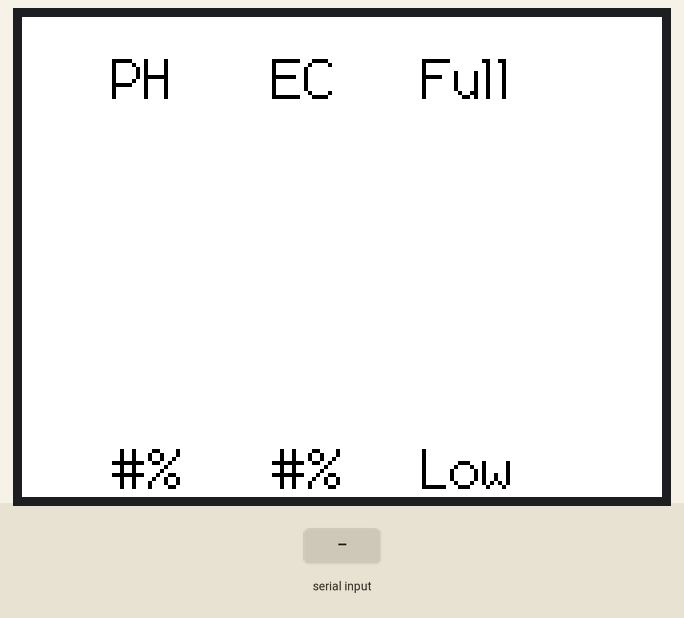
Simulated run of this sketch. Board: ESP32. On the bench: 320×240 colour display. The test bench sets the inputs (shaded band). What the sketch prints to the serial monitor is not drawn.

Above: at 1.9 s.
2.0 s: "1\n" received over Serial
At 2.04 s:
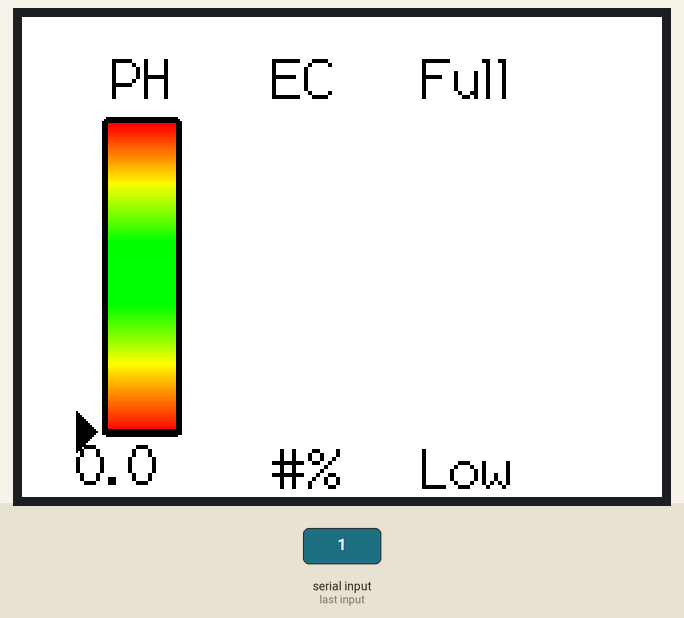
At 2.7 s:
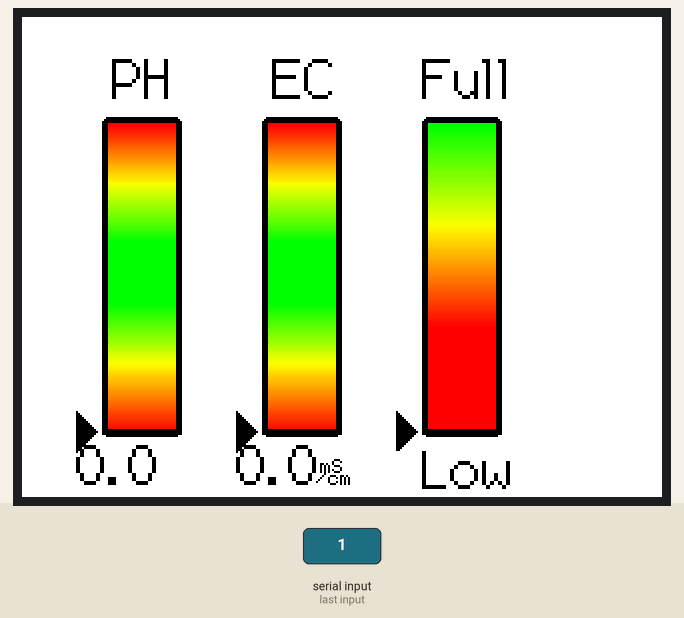
3.6 s: "midpoint\n" received over Serial
Timing chart, 0 to 6.6 s (numbered marks = the images above; inputs shaded):
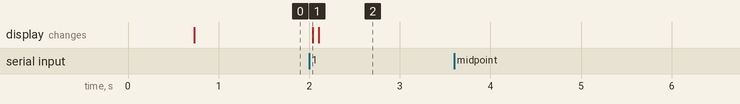

Measured:
- after the input at 2.0 s, the display: changes at once (image 1)
- after the input at 3.6 s, every drawn part: stays the same

The sketch:

screen.ino
```cpp
#include <TFT_eSPI.h>
#include <ArduinoJson.h>

TFT_eSPI tft = TFT_eSPI();
TFT_eSprite sprite = TFT_eSprite(&tft);

int PH = 6;
int incomingByte = 0;
int barLeftOffset = 40;
int barHorizontalDistance = 80;
// display: 240 by 320

// pointerPosition is how far down the status bar the pointer should be, and is a ratio from 0.0 to 1.0.
// 1.0 is all the way at the bottom of the bar, and the other arguments are the writeStatusBarRect arguments.
void drawBarWithPointer(float value, float pointerPosition, int barXStart, int barYStart, int barWidth, int barHeight, const std::string& rectType) {
  pointerPosition = constrain(pointerPosition, 0.0f, 1.0f);

  int pointerMargin = 13; // 10px from triangle + 3px gap
  int verticalMargin = 7; // Half of the size of the triange

  if (rectType == "midpoint") {
    sprite.createSprite(barWidth + pointerMargin + 10, barHeight + verticalMargin * 2 + 20); // + 20 px for the value
    sprite.fillSprite(TFT_WHITE);
  } else {
    sprite.createSprite(barWidth + pointerMargin + 10, barHeight + verticalMargin * 2);
    sprite.fillSprite(TFT_WHITE);
  }
  sprite.setTextFont(2);
  sprite.setTextColor(TFT_BLACK);
  sprite.setTextSize(2);

  // Draw the black border of status bar (with rounded corners)
  sprite.fillSmoothRoundRect(pointerMargin, verticalMargin, barWidth, barHeight, 3, TFT_BLACK);
  int bWidth = 3; // The black border width
  int colorXStart = pointerMargin + bWidth;
  int colorYStart = verticalMargin + bWidth;
  int colorWidth = barWidth - bWidth * 2;
  int colorHeight = barHeight - bWidth * 2;

  if (rectType == "midpoint") {
    int subsectionCount = 5; // Number of different subsection parts. i.e., the number of fillRects there are
    int subsectionHeight = colorHeight / subsectionCount;
    // Fill the status bar gradients in
    sprite.fillRectVGradient(colorXStart,
                          colorYStart,
                          colorWidth,
                          subsectionHeight,
                          TFT_RED, TFT_YELLOW);
    sprite.fillRectVGradient(colorXStart,
                          colorYStart + 1 * subsectionHeight,
                          colorWidth,
                          subsectionHeight,
                          TFT_YELLOW, TFT_GREEN);
    sprite.fillRect(colorXStart,
                 colorYStart + 2 * subsectionHeight,
                 colorWidth,
                 subsectionHeight,
                 TFT_GREEN);
    sprite.fillRectVGradient(colorXStart,
                          colorYStart + 3 * subsectionHeight,
                          colorWidth,
                          subsectionHeight,
                          TFT_GREEN, TFT_YELLOW);
    sprite.fillRectVGradient(colorXStart,
                          colorYStart + 4 * subsectionHeight,
                          colorWidth,
                          colorHeight - (subsectionCount - 1 ) * subsectionHeight,
                          TFT_YELLOW, TFT_RED);

    sprite.drawString(String(value, 1), 0, colorHeight + bWidth * 2 + 5);

    // Draw the units
    sprite.setTextFont(1);
    sprite.setTextColor(TFT_BLACK);
    sprite.setTextSize(1);
    if (barXStart == barLeftOffset) {
      // sprite.drawString("", 20, colorHeight + bWidth * 2 + 5);
    } else {
      sprite.drawString("mS", 42, colorHeight + bWidth * 2 + 18);
      sprite.drawString("/cm", 40, colorHeight + bWidth * 2 + 24);
    }

  } else {
    int subsectionCount = 3; // Number of different subsection parts. i.e., the number of fillRects there are
    int subsectionHeight = colorHeight / subsectionCount;
    // Fill the status bar gradients in
    sprite.fillRectVGradient(colorXStart,
                          colorYStart,
                          colorWidth,
                          subsectionHeight,
                          TFT_GREEN, TFT_YELLOW);
    sprite.fillRectVGradient(colorXStart,
                          colorYStart + 1 * subsectionHeight,
                          colorWidth,
                          subsectionHeight,
                          TFT_YELLOW, TFT_RED);
    sprite.fillRect(colorXStart,
                 colorYStart + 2 * subsectionHeight,
                 colorWidth,
                 subsectionHeight,
                 TFT_RED);
  }

  // Draw the pointer onto the sprite
  int centerX = pointerMargin - 3;
  // The vertical offset due to the pointerPosition
  int verticalOffset = (barHeight - 6) * pointerPosition;
  int centerY = verticalMargin + bWidth + (barHeight - 6) - verticalOffset;

  sprite.fillTriangle(centerX, centerY,
                   centerX - 10, centerY + 10,
                   centerX - 10, centerY - 10,
                   TFT_BLACK);
  sprite.fillRect(centerX + 3, centerY - 1, barWidth, 3, TFT_BLACK);

  sprite.pushSprite(barXStart - pointerMargin, barYStart - verticalMargin);
  sprite.deleteSprite();
}

void setup() {
  Serial.begin(115200);
  delay(500);

  tft.init();
  tft.setRotation(1);
  tft.fillScreen(TFT_WHITE);

  // tft.drawRect(10, 10, 300, 220, TFT_BLACK);

  tft.setTextFont(2);
  tft.setTextColor(TFT_BLACK);
  tft.setTextSize(2);

  // PH
  tft.drawString("PH", barLeftOffset + 5, 15);
  tft.drawString("#%", barLeftOffset + 5, 210);

  // Conductivity
  tft.drawString("EC", barLeftOffset + barHorizontalDistance + 5, 15);
  tft.drawString("#%", barLeftOffset + barHorizontalDistance + 5, 210);

  // Water Height (Boolean)
  tft.drawString("Full", barLeftOffset + barHorizontalDistance * 2, 15);
  tft.drawString("Low", barLeftOffset + barHorizontalDistance * 2, 210);
  // Serial.println("The Display Is Working");
}

void loop() {
  if (Serial.available() > 0) {
    String jsonString = Serial.readStringUntil('\n');

    JsonDocument doc;
    DeserializationError error = deserializeJson(doc, jsonString);

    if (error) {
      Serial.print("deserializeJson() failed: ");
      Serial.println(error.c_str());
      return;
    }
    float ph = doc["PH"];
    float ec = doc["EC"];
    float ph_status = doc["PH_Status"];
    float ec_status = doc["EC_Status"];
    float waterLevel_status = doc["WaterLevel_Status"];

    // PH
    drawBarWithPointer(ph, ph_status, barLeftOffset, 50, 40, 160, "midpoint");
    // Conductivity
    drawBarWithPointer(ec, ec_status, barLeftOffset + barHorizontalDistance, 50, 40, 160, "midpoint");
    // Water Height (Boolean)
    drawBarWithPointer(1.0, waterLevel_status, barLeftOffset + barHorizontalDistance * 2, 50, 40, 160, "top");
  }
}
```
